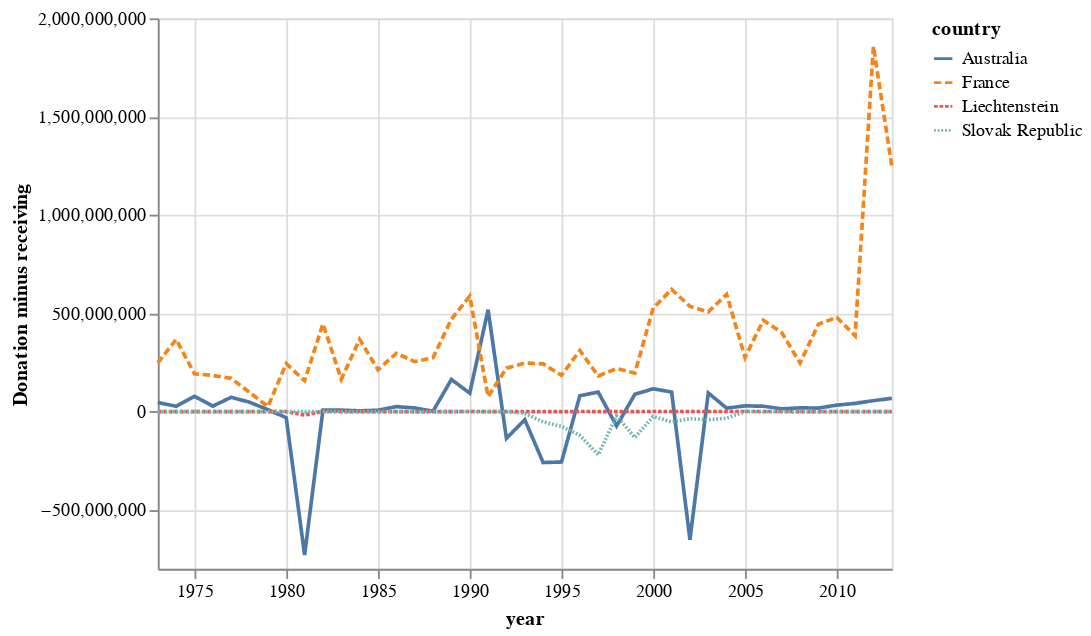

Notebook source saved alongside this figure:
### Code cell
alt.Chart(group1).mark_line().encode(
    x='year:T',
    y = alt.Y(
        'd_minus_r:Q',
        title = 'Donation minus receiving'
    ),
    color='country:N',
    strokeDash='country:N'
)

### Figure 1 — Vega-Lite specification as saved in the notebook (floating-point values rounded to 4 significant figures; data arrays with more than 128 entries replaced by an {"elided": "..."} marker saying what was removed)
{"config": {"view": {"continuousWidth": 400, "continuousHeight": 300}}, "data": {"name": "data-592f973e196e6bdac3759d7c7f078874"}, "mark": "line", "encoding": {"color": {"type": "nominal", "field": "country"}, "strokeDash": {"type": "nominal", "field": "country"}, "x": {"type": "temporal", "field": "year"}, "y": {"type": "quantitative", "field": "d_minus_r", "title": "Donation minus receiving"}}, "$schema": "https://vega.github.io/schema/vega-lite/v4.8.1.json", "datasets": {"data-592f973e196e6bdac3759d7c7f078874": {"elided": "164 records"}}}
